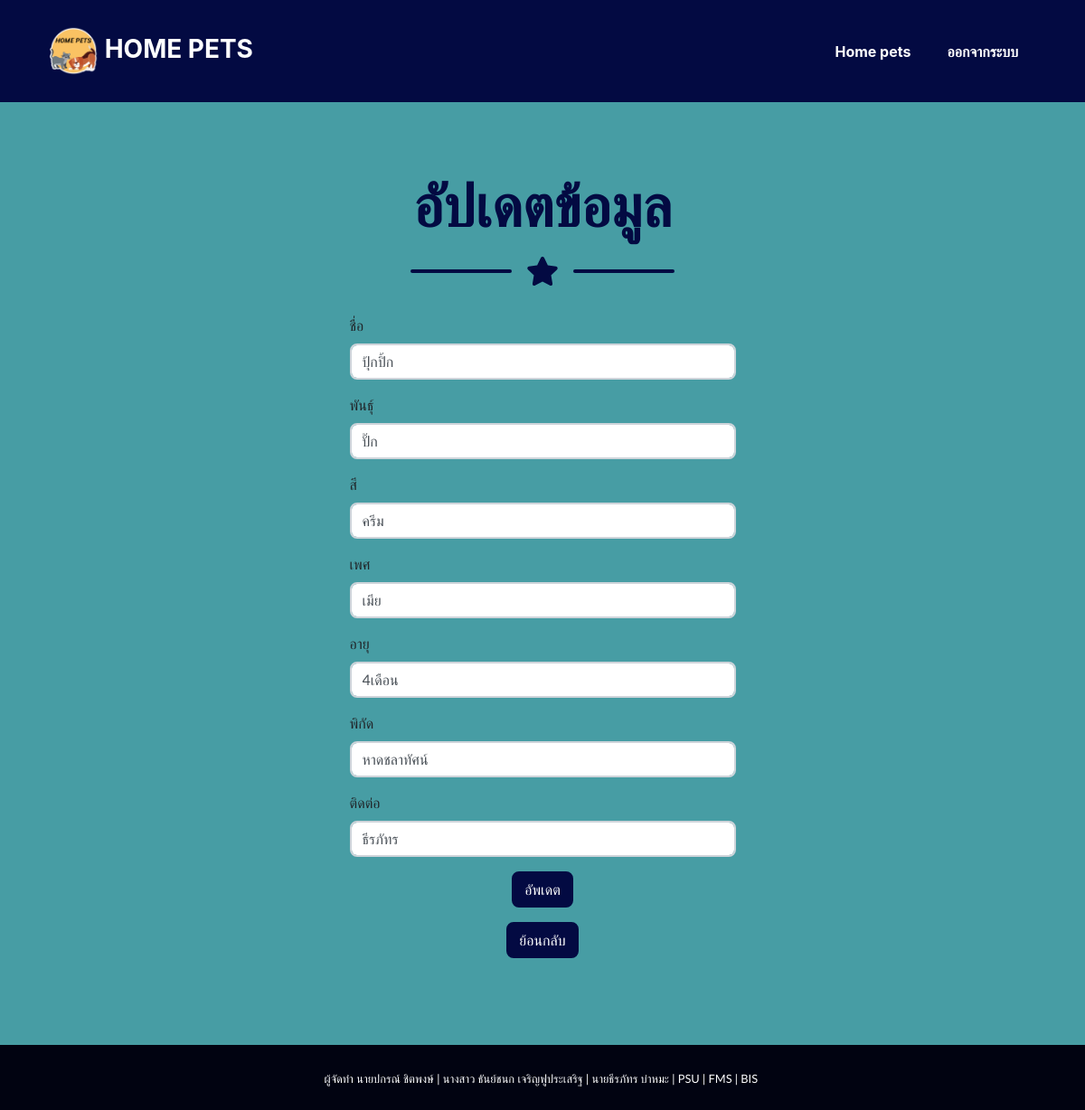
Screenshot of /update_user.php?user_id=67 with the database file from the repository.
### tables this page shows
CREATE TABLE `post` (
  `user_id` int(11) NOT NULL COMMENT 'ID of Post',
  `user_type` varchar(10) NOT NULL COMMENT 'Type',
  `user_name` varchar(50) NOT NULL COMMENT 'Name',
  `user_breed` varchar(50) NOT NULL COMMENT 'Breed',
  `user_color` varchar(50) NOT NULL COMMENT 'Color',
  `user_gender` varchar(20) NOT NULL COMMENT 'Gender',
  `user_age` varchar(50) NOT NULL COMMENT 'Age',
  `user_date` date NOT NULL COMMENT 'Date',
  `user_location` varchar(200) NOT NULL COMMENT 'Location',
  `user_contact` varchar(200) NOT NULL COMMENT 'Contact',
  `user_img` varchar(200) NOT NULL COMMENT 'Image',
  `pet_desc` text DEFAULT NULL
);

### update_user.php (the view, shortened to what this page needs)
<?php
    include_once 'dbconnect.php';
	if (isset($_GET['user_id'])) {
		$sql = "SELECT * FROM post WHERE user_id = " . $_GET['user_id'];
		$result = mysqli_query($con, $sql);
		$row_update = mysqli_fetch_array($result);
		$name = $row_update['user_name'];
		$breed = $row_update['user_breed'];
		$color = $row_update['user_color'];
		$gender = $row_update['user_gender'];
		$age = $row_update['user_age'];
		$location = $row_update['user_location'];
		$contact = $row_update['user_contact'];
	}
?>
<!DOCTYPE html>
<html>
<head>
    <link href="css/styles.css" rel="stylesheet">
	<link rel="stylesheet" href="css/heading.css">
    <link rel="stylesheet" href="css/body.css">
</head>
<body id="page-top">
	<nav class="navbar navbar-expand-lg bg-secondary fixed-top" id="mainNav">
        <div class="container"><a class="navbar-brand js-scroll-trigger" href="index.php"><img src="assets/img/image0_copy.png" height="55" width="55">      HOME PETS</a>
            <div class="collapse navbar-collapse" id="navbarResponsive">
                <ul class="navbar-nav ml-auto">
                    <li class="nav-item mx-0 mx-lg-1"><a class="nav-link py-3 px-0 px-lg-3 rounded js-scroll-trigger"
                            href="index.php">Home pets</a>
                    </li>
                    <li class="nav-item mx-0 mx-lg-1"><a class="nav-link py-3 px-0 px-lg-3 rounded js-scroll-trigger" href="logout.php">ออกจากระบบ</a></li>
                </ul>
        	</div>
    	</div>
	</nav>
<header class="masthead bg-primary">
<div class="container">
	<div class="row justify-content-center">
		<div class="col-md-5 col-md-offset-4 well">
			<form role="form" action="<?php echo $_SERVER['PHP_SELF']; ?>" method="post" name="updateform">
				<fieldset>
					<h1 class="masthead-heading mb-0 text-secondary text-center">อัปเดตข้อมูล</h1>
       				 <div class="divider-custom">
           				<div class="divider-custom-line"></div>
            			<div class="divider-custom-icon"><i class="fas fa-star"></i></div>
            			<div class="divider-custom-line"></div>
        			</div>
					<div class="form-group">
						<label for="name">ชื่อ</label>
						<input type="text" name="user_name"  required value="<?php echo $name; ?>" class="form-control" />
					</div>
					<div class="form-group">
						<label for="name">พันธุ์</label>
						<input type="text" name="user_breed"  required value="<?php echo $breed; ?>" class="form-control" />
					</div>
					<div class="form-group">
					<label for="name">สี</label>
						<input type="text" name="user_color" required value="<?php echo $color; ?>" class="form-control" />
					</div>
					<div class="form-group">
					<label for="name">เพศ</label>
						<input type="text" name="user_gender" required value="<?php echo $gender; ?>" class="form-control">
					</div>
					<div class="form-group">
					<label for="name">อายุ</label>
						<input type="text" name="user_age"  required value="<?php echo $age; ?>" class="form-control" />
					</div>
					<div class="form-group">
					<label for="name">พิกัด</label>
						<input type="text" name="user_location"  required value="<?php echo $location; ?>" class="form-control" />
					</div>
					<div class="form-group">
					<label for="name">ติดต่อ</label>
						<input type="text" name="user_contact"  required value="<?php echo $contact; ?>" class="form-control" />
					</div>
					<center>
					<div class="form-group">
						<input type="submit" name="update" value="อัพเดต" class="btn btn-secondary"/>
					</div>
					</center>
				</fieldset>
			</form>
		</div>
	</div>
</div>
<center><button onclick="document.location='show_user.php'" class="btn btn-secondary">ย้อนกลับ</button></center>
</header>
<section class="copyright py-4 text-center text-white">
<div class="container"><small class="pre-wrap">ผู้จัดทำ นายปกรณ์ ชิตพงษ์ | นางสาว ธันย์ชนก เจริญฟูประเสริฐ | นายธีรภัทร บ่าหมะ | PSU | FMS | BIS </small></div></section>
</body>
</html>

### rows the page displays
post: user_name "ปุ้กปิ้ก", user_breed "ปั๊ก", user_color "ครีม", user_gender "เมีย", user_age "4เดือน", user_location "หาดชลาทัศน์", user_contact "ธีรภัทร"
